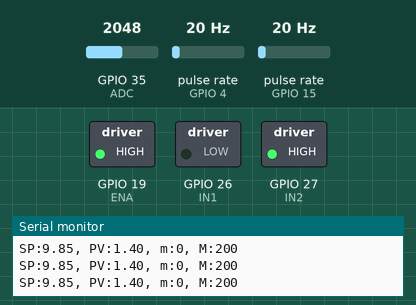
The sketch below on a simulated ESP32. Shown: switched loads named in the sketch (green lamp = pin HIGH), the last lines printed to the serial monitor. Wiring (inferred from the names in the program): 2 × pulse sensor: data GPIO 4 / data GPIO 15. The test bench sets the inputs (shaded band); at power-on: GPIO 35 (ADC) = 2048, pulse rate (sensors on GPIO 4, GPIO 15) 20 Hz.

Above: at 1.2 s.
1.3 s: GPIO 35 (ADC) set to 0
At 1.9 s:
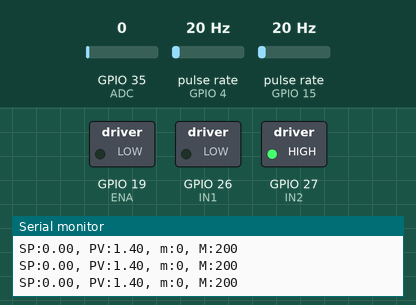
2.8 s: GPIO 35 (ADC) set to 70
At 3.2 s:
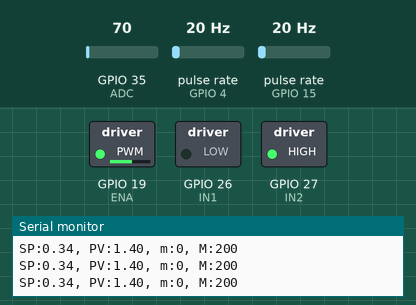
4.3 s: GPIO 35 (ADC) set to 509
7.3 s: GPIO 35 (ADC) set to 601
At 8.1 s:
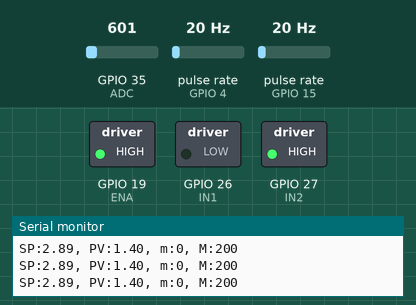
Timing chart, 0 to 10.0 s (numbered marks = the images above; inputs shaded):
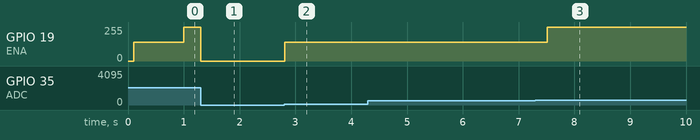

Measured:
- the behaviour switches between 545 and 546 on GPIO 35 (ADC) (found by bisection; images 2 and 3)
- after the input at 1.3 s, GPIO 19 (ENA): 255/255 → 0/255 at once
- after the input at 2.8 s, GPIO 19 (ENA): 0/255 → 139/255 at once
- after the input at 7.3 s, GPIO 19 (ENA): 139/255 → 255/255 after 0.21 s instead of 0.51 s

The sketch:

PID.ino
```cpp
//******Variables de control de tiempo**************************************
#define ADC 35 // Entrada de la señal analógica del potenciómetro
#define SensorA 15 // Entrada de la señal A del encoder
#define SensorB 4 // Entrada de la señal B del encoder
#define ENA 19 // Salida PWM del habilitador de MOTOR A de L298N (ENA)
#define IN1 26 // Salida de control de MOTOR A de L298N (IN1)
#define IN2 27 // Salida de control de MOTOR A de L298N (IN2)

//******Variables de control de tiempo**************************************
volatile int Cambios = 0; // Contador de cambios del encoder
long Intervalo = 100.00; // Intervalo del tiempo de muestreo(miliseg.)
unsigned long Tiempo_inicial = 0; // Tiempo inicial de conteo de RPM (miliseg.)
unsigned long Tiempo_actual; // Tiempo relativo al tiempo de ejecución actual
unsigned long Ti = millis(); // Tiempo inicial de muestreo de control PID

//******Variables de control de PWM*****************************************
int canal = 0; // Canal de salida de PWM
int frecuencia = 1000; // Frecuencia de salida de PWM (Hz)
int resolucion = 8; // Tamaño de resolución de PWM (8 bits[255])
float MaxRPM = 188; // Valor de velocidad máxima (RPM)
float MaxOmega = MaxRPM * PI / 30.0; // Valor de velocidad angular máxima (rad/s)

//******Variables de control de PID*****************************************
float SetPoint; // Valor de referencia: SP
float PV; // Variable de proceso: PV
float CV; // Valor correctivo: cv(n)
float CV_Anterior; // Variable de corrección anterior cv(n-1)
float error; // Variable de error: e(n)
float error1; // Variable de error pasado: e(n-1)
float error2; // Variable de error antepasado: e(n-2)
float Kp = 1.200; // Constante de Proporcionalidad: Kp
float Ki = 2.850; // Constante de Integración: Ki
float Kd = 0.001; // Constante derivativa: Kd
float Ts = 0.100; // Tiempo de muestreo: Ts


//****** Subrutina de interrupciones globales ******************************
void IRAM_ATTR Encoder(){Cambios++;} //Función de interrupción externa


//****** Configuración**************************************
void setup() {
    Serial.begin(115200); //Inicializador del puerto serial a 115200 baudios
    pinMode(ADC,INPUT); // Pin de entrada señal analógica del potenciómetro
    pinMode(SensorA, INPUT); // Pin de entrada de la señal del sensor A
    pinMode(SensorB, INPUT); // Pin de entrada de la señal del sensor B
    pinMode(ENA,OUTPUT); // Pin de salida PWM para el motor
    pinMode(IN1,OUTPUT); // Pin de salida para control de giro del driver L298
    pinMode(IN2,OUTPUT); // Pin de salida para control de giro del driver L298
    attachInterrupt(digitalPinToInterrupt(SensorA),Encoder,CHANGE); //ISR del sensor A
    attachInterrupt(digitalPinToInterrupt(SensorB),Encoder,CHANGE); //ISR del sensor B
    ledcAttach(ENA, frecuencia, resolucion);
    digitalWrite(ENA,0); digitalWrite(IN1,0); digitalWrite(IN2,1); //Estado inicial
}

//****** Rutina de ciclo principal **************************************
void loop() {
Tiempo_actual = millis(); //Tiempo actual de muestreo
    if((Tiempo_actual-Tiempo_inicial)>=Intervalo){ //Condición de intervalo de tiempo
        Tiempo_inicial = Tiempo_actual; //Reinicia el tiempo inicial
        PV = (1000/Intervalo)*(Cambios)*(2.0*PI/360.00);  //Calcula rad/s en función de cambios
        Cambios = 0; //Reinicia el conteo de cambios
    }
    if ((millis()-Ti)>= (Ts*1000)){ //Calcula el tiempo de muestreo PID
        PID(); //Ejecuta subrutina de control PID
        Imprime(); //Ejecuta subrutina de impresión
    }
}

//****** Subrutina del controlador PID **************************************
void PID(){
    Ti=millis(); //Tiempo actual de muestreo
    SetPoint = analogRead(ADC)*(MaxOmega/4095.00); //Lee el pin analógico(SP)
    error = SetPoint-PV; //Calcula error e(n)
    //Ecuación de diferencias
    CV=CV_Anterior+(Kp + Kd/Ts)*error+(-Kp+Ki*Ts-2*Kd/Ts)*error1+(Kd/Ts)*error2;
    CV_Anterior = CV; //Registra corrección anterior CV(n-1)
    error2 = error1; //Registra error antepasado e(n-2)
    error1 = error; //Registra error pasado e(n-1)

    if(CV > 500.00) CV = 500.00; //Condición máxima de valor correctivo
    if(CV < 30.00) CV = 0.00; //Condición mínima de valor correctivo

    int16_t WC = abs(escalar_pwm(CV));

    if(SetPoint == 0){  //Condición de apagado
        ledcWrite(ENA, 0);
    }
    else{
        ledcWrite(ENA, WC); //Activación de motor
    }
}

// **********
int16_t escalar_pwm(float omega) { //<--- nuevo
  //if (fabs(omega) <= 0.05f) return 0;
  float pwm;
  if (omega > 0.0f) {
    pwm = (omega - (-23.2700809430)) / 0.1757770768;
    if (pwm < 140) pwm = 140;
  } else {
    pwm = (omega - 24.2606930126) / 0.1797019906;
    if (pwm > -140) pwm = -140;
  }
  return (int16_t) round(constrain(pwm, -255, 255));
}

//****** Subrutina de monitoreo **************************************
    void Imprime(){
    Serial.print("SP:"); // Etiqueta de variable de referencia (Set Point)
    Serial.print(SetPoint); // Valor de la variable Set Point
    Serial.print(", PV:"); // Etiqueta de variable de Proceso
    Serial.print(PV); // Valor de la variable de proceso (PV)
    Serial.print(", m:"); // Etiqueta de ajuste mínimo para gráfica.
    Serial.print(0); // Valor mínimo para grafica de serial plotter
    Serial.print(", M:"); // Etiqueta de ajuste máximo para gráfica.
    Serial.print(200); // Valor máximo para grafica de serial plotter
    Serial.println(); // Salto de línea
}
```
